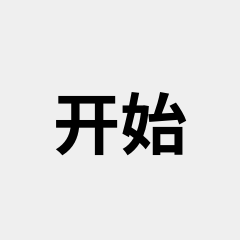
<?xml version="1.0" encoding="UTF-8"?>
<ui version="4.0">
 <class>MyCount</class>
 <widget class="QWidget" name="MyCount">
  <property name="geometry">
   <rect>
    <x>0</x>
    <y>0</y>
    <width>240</width>
    <height>240</height>
   </rect>
  </property>
  <property name="windowTitle">
   <string>Form</string>
  </property>
  <layout class="QVBoxLayout" name="verticalLayout">
   <item>
    <widget class="QLabel" name="label">
     <property name="font">
      <font>
       <family>宋体</family>
       <pointsize>50</pointsize>
       <weight>75</weight>
       <bold>true</bold>
      </font>
     </property>
     <property name="text">
      <string>开始</string>
     </property>
     <property name="alignment">
      <set>Qt::AlignCenter</set>
     </property>
    </widget>
   </item>
  </layout>
 </widget>
 <resources/>
 <connections/>
</ui>
